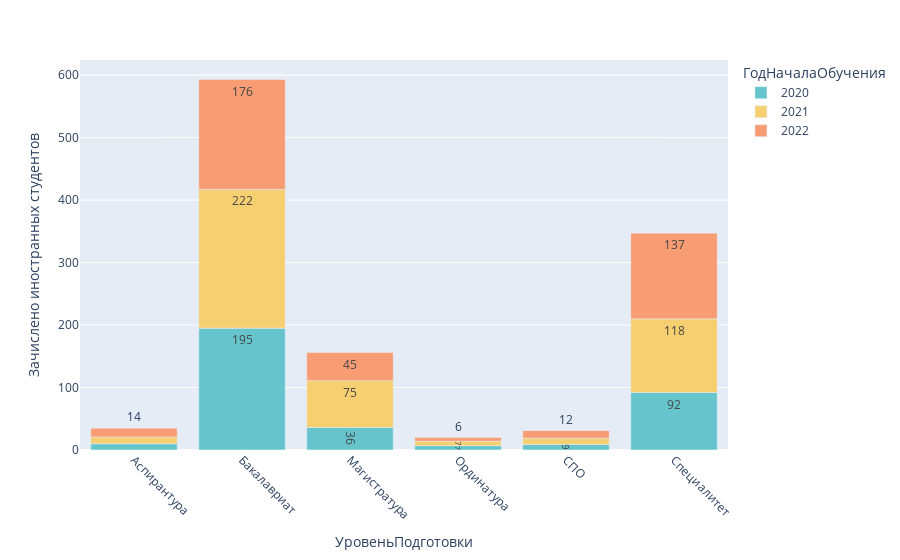

Notebook source saved alongside this figure:
### Code cell
df14 = df.loc[df['Гражданство'] != 'РОССИЯ']
df14 = df14.loc[df14['Гражданство'] != 'Российская Федерация']

df15 = df14.groupby(['ДатаНачалаОбучения', 'УровеньПодготовки'], as_index=True).count()
df15 = df15.filter(like='.2020', axis=0) # 1 - по столбцам, 0 - по строкам.
df15 = df15.reset_index(level=['ДатаНачалаОбучения','УровеньПодготовки'])
df15 = df15.assign(ГодНачалаОбучения = '2020')
df15 = df15.groupby(['УровеньПодготовки', "ГодНачалаОбучения"], as_index=False).sum()

df16 = df14.groupby(['ДатаНачалаОбучения', 'УровеньПодготовки'], as_index=True).count()
df16 = df16.filter(like='.2021', axis=0) # 1 - по столбцам, 0 - по строкам.
df16 = df16.reset_index(level=['ДатаНачалаОбучения','УровеньПодготовки'])
df16 = df16.assign(ГодНачалаОбучения = '2021')
df16 = df16.groupby(['УровеньПодготовки', "ГодНачалаОбучения"], as_index=False).sum()

df17 = df14.groupby(['ДатаНачалаОбучения', 'УровеньПодготовки'], as_index=True).count()
df17 = df17.filter(like='.2022', axis=0) # 1 - по столбцам, 0 - по строкам.
df17 = df17.reset_index(level=['ДатаНачалаОбучения','УровеньПодготовки'])
df17 = df17.assign(ГодНачалаОбучения = '2022')
df17 = df17.groupby(['УровеньПодготовки', "ГодНачалаОбучения"], as_index=False).sum()

df18 = pd.concat([df15, df16, df17], ignore_index=False)
# df18 = df18.sort_values(['Гражданство'], ascending=True)


fig4 = px.bar(df18, y='GUID', x='УровеньПодготовки', 
                color='ГодНачалаОбучения', 
                text_auto=True, #height=1500, 
                labels={'GUID':'Зачислено иностранных студентов'},
                color_discrete_sequence=px.colors.qualitative.Pastel)
fig4.update_layout(xaxis_tickangle=45)
fig4.show()

### Figure 1 — Plotly figure (JSON) as saved in the notebook; plotly's stock layout.template omitted (floating-point values rounded to 4 significant figures)
{"data": [{"alignmentgroup": "True", "hovertemplate": "ГодНачалаОбучения=2020<br>УровеньПодготовки=%{x}<br>Зачислено иностранных студентов=%{y}<extra></extra>", "legendgroup": "2020", "marker": {"color": "rgb(102, 197, 204)", "pattern": {"shape": ""}}, "name": "2020", "offsetgroup": "2020", "orientation": "v", "showlegend": true, "textposition": "auto", "texttemplate": "%{y}", "type": "bar", "x": ["Аспирантура", "Бакалавриат", "Магистратура", "Ординатура", "СПО", "Специалитет"], "xaxis": "x", "y": [10, 195, 36, 7, 9, 92], "yaxis": "y"}, {"alignmentgroup": "True", "hovertemplate": "ГодНачалаОбучения=2021<br>УровеньПодготовки=%{x}<br>Зачислено иностранных студентов=%{y}<extra></extra>", "legendgroup": "2021", "marker": {"color": "rgb(246, 207, 113)", "pattern": {"shape": ""}}, "name": "2021", "offsetgroup": "2021", "orientation": "v", "showlegend": true, "textposition": "auto", "texttemplate": "%{y}", "type": "bar", "x": ["Аспирантура", "Бакалавриат", "Магистратура", "Ординатура", "СПО", "Специалитет"], "xaxis": "x", "y": [11, 222, 75, 7, 10, 118], "yaxis": "y"}, {"alignmentgroup": "True", "hovertemplate": "ГодНачалаОбучения=2022<br>УровеньПодготовки=%{x}<br>Зачислено иностранных студентов=%{y}<extra></extra>", "legendgroup": "2022", "marker": {"color": "rgb(248, 156, 116)", "pattern": {"shape": ""}}, "name": "2022", "offsetgroup": "2022", "orientation": "v", "showlegend": true, "textposition": "auto", "texttemplate": "%{y}", "type": "bar", "x": ["Аспирантура", "Бакалавриат", "Магистратура", "Ординатура", "СПО", "Специалитет"], "xaxis": "x", "y": [14, 176, 45, 6, 12, 137], "yaxis": "y"}], "layout": {"barmode": "relative", "legend": {"title": {"text": "ГодНачалаОбучения"}, "tracegroupgap": 0}, "margin": {"t": 60}, "xaxis": {"anchor": "y", "domain": [0, 1], "tickangle": 45, "title": {"text": "УровеньПодготовки"}}, "yaxis": {"anchor": "x", "domain": [0, 1], "title": {"text": "Зачислено иностранных студентов"}}}}
